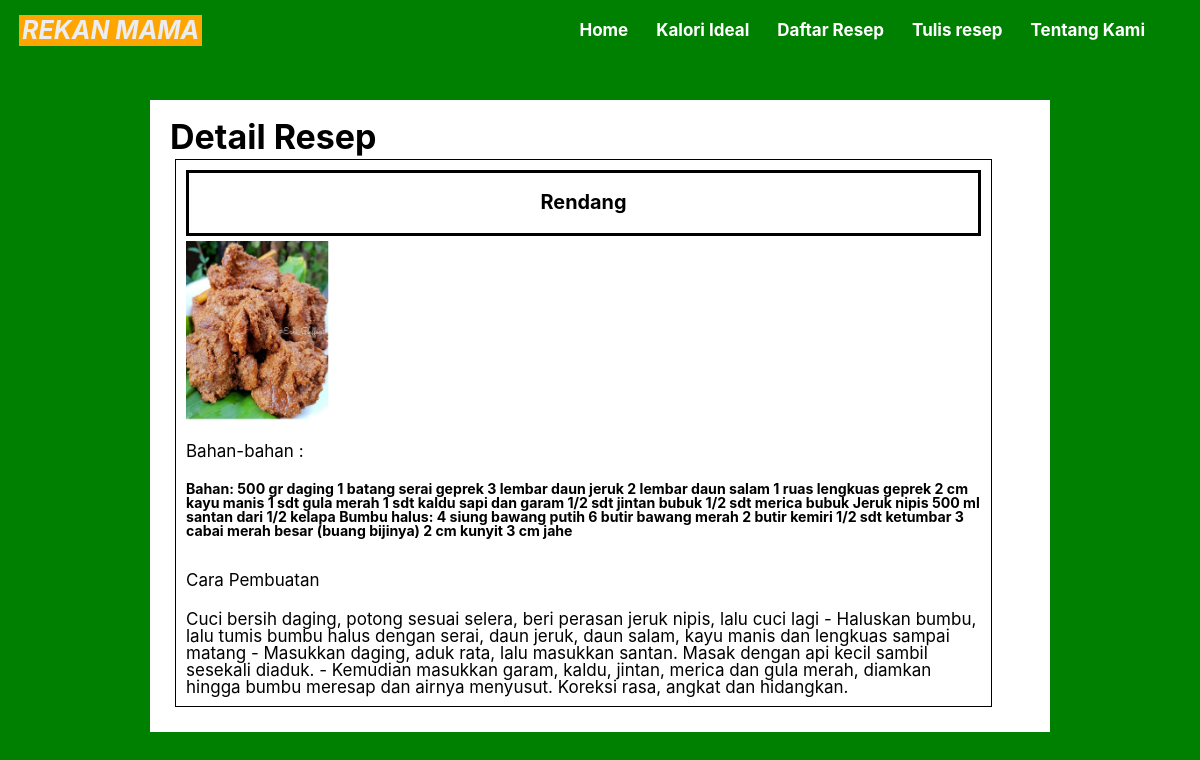
The app's page /detailResep.php?ida=26 with its own data.
### tables this page shows
CREATE TABLE `uts_resep` (
  `id_resep` int(11) NOT NULL,
  `nama` varchar(50) NOT NULL,
  `nama_resep` varchar(50) NOT NULL,
  `bahan` text NOT NULL,
  `cara` text NOT NULL,
  `foto` varchar(100) NOT NULL
);

### detailresep.php (the view, shortened to what this page needs)
<!DOCTYPE html>
<?php
include "koneksi.php";
$id = $_GET['ida'];
$sql = "SELECT * FROM uts_resep WHERE id_resep='$id'";
$result = mysqli_query($conn, $sql);
?>
<head>
    <link rel="stylesheet" href="assets/style.css">
</head>
<body>
    <?php include "header.php"; ?>
    <div class="d-resep">
        <div class="resepd">
            <h1>Detail Resep</h1>
            <?php
            $resep = mysqli_fetch_array($result)
            ?>
            <tr>
                <div class="list-dresep">
                    <h3 class=""><?= $resep['nama_resep'] ?></h3>
                    <img src="gambar/<?= $resep['foto'] ?>" alt="resep">
                    <p>Bahan-bahan :</p>
                    <h5><?= $resep['bahan']  ?></h5><br>
                    <p>Cara Pembuatan</p>
                    <?= $resep['cara']  ?>
                </div>
            </tr>
        </div>
    </div>
</body>
</html>

### assets/style.css (style rules this page uses)
body { background-color: green; font-family: -apple-system, BlinkMacSystemFont, "Segoe UI", Roboto, "Helvetica Neue", Arial, "Noto Sans", sans-serif, "Apple Color Emoji", "Segoe UI Emoji", "Segoe UI Symbol", "Noto Color Emoji"; font-size: 17px; line-height: 1; }
* { box-sizing: border-box; margin: 0; padding: 0; }
.d-resep { display: flex; flex-direction: column; z-index: -5; flex-direction: column; align-items: center; padding: 100px; }
.resepd { width: 90%; background-color: white; padding: 20px; overflow: hidden; }
.list-dresep { border: 1px solid black; padding: 10px; float: left; width: 95%; margin: 5px; transition: 0.3s ease; }
.list-dresep h3 { line-height: 3; border: 3px solid black; text-align: center; margin-bottom: 5px; }
.list-dresep p { line-height: 3; margin-bottom: 5px; }
.list-dresep img { height: 180px; display: block; margin-bottom: 5px; }

### records on screen
uts_resep: nama_resep "Rendang", foto (picture), bahan "Bahan: 500 gr daging 1 batang serai geprek 3 lembar daun jeruk 2 lembar daun salam 1 ruas lengkuas geprek 2 cm kayu manis 1 sdt gula merah 1 sdt kaldu sapi dan garam 1/2 sdt jintan bubuk 1/2 sdt merica bubuk Jeruk nipis 500 ml santan dari 1/2 kelapa Bumbu halus: 4 siung bawang putih 6 butir bawang merah 2 butir kemiri 1/2 sdt ketumbar 3 cabai merah besar (buang bijinya) 2 cm kunyit 3 cm jahe", cara "Cuci bersih daging, potong sesuai selera, beri perasan jeruk nipis, lalu cuci lagi - Haluskan bumbu, lalu tumis bumbu halus dengan serai, daun jeruk, daun salam, kayu manis dan lengkuas sampai matang - Masukkan daging, aduk rata, lalu masukkan santan. Masak dengan api kecil sambil sesekali diaduk. - Kemudian masukkan garam, kaldu, jintan, merica dan gula merah, diamkan hingga bumbu meresap dan airnya menyusut. Koreksi rasa, angkat dan hidangkan."
